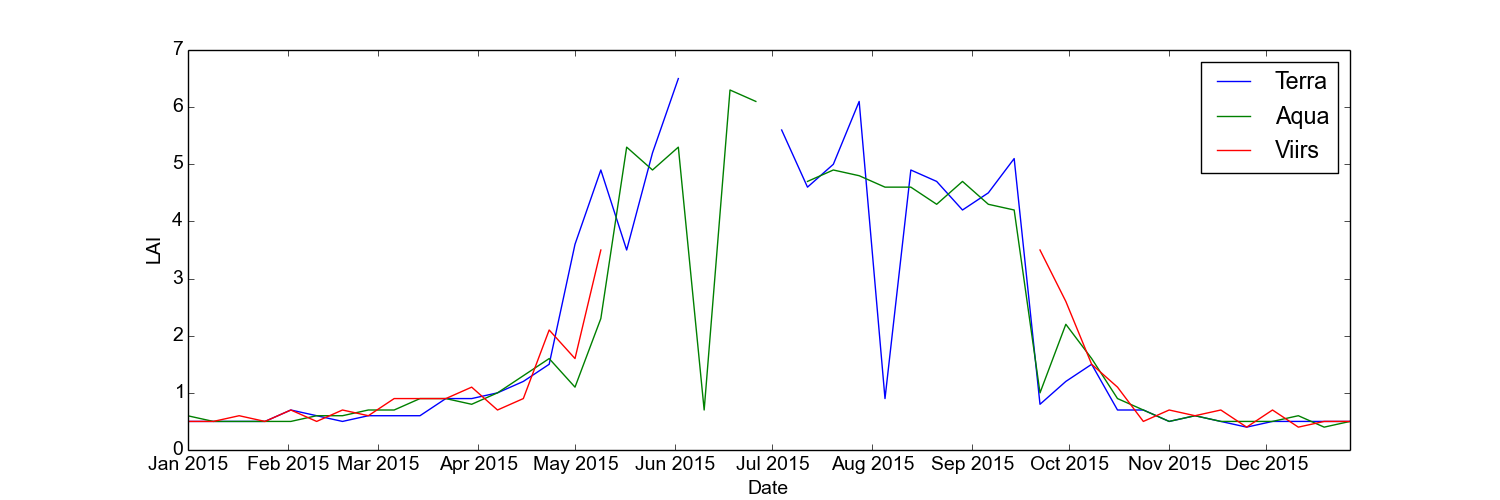

The Python source for this figure:
#!/usr/bin/python

from datetime import datetime
import matplotlib.pyplot as plt
from modisViirsClient import *

#start and end times
beg=datetime(year=2015,month=1,day=1)
end=datetime(year=2015,month=12,day=31)

#NEON Harvard tower
lat=42.5369	
lon=-72.1727

#Ozarks tower
lat=38.7441	
lon=-92.2000

scale=0.1
	
#list of OK QA fields
QAOK=np.arange(0,257,2)

#Terra-MODIS  
r=modViirRequest('MOD15A2H',band='all',latitude=lat,longitude=lon,start_date=beg, end_date=end) 
modlai=parseModViirJSON(r)
modlai.filterQA('Lai_500m','FparLai_QC',QAOK)

#Aqua-MODIS
r=modViirRequest('MYD15A2H',band='all',latitude=lat,longitude=lon,start_date=beg, end_date=end) 
mydlai=parseModViirJSON(r)
mydlai.filterQA('Lai_500m','FparLai_QC',QAOK)

#VIIRS-NPP
r=modViirRequest('VNP15A2H',band='all', latitude=lat,longitude=lon,start_date=beg, end_date=end) 
viirslai=parseModViirJSON(r)
viirslai.filterQA('Lai','FparLai_QC',QAOK)

#make a plot
plt.plot(modlai.dates, scale*modlai.data['Lai_500m'][:,0,0],label='Terra')
plt.plot(mydlai.dates, scale*mydlai.data['Lai_500m'][:,0,0],label='Aqua')
plt.plot(viirslai.dates, scale*viirslai.data['Lai'][:,0,0],label='Viirs')
plt.ylabel('LAI')
plt.xlabel('Date')
plt.legend()
plt.show()
